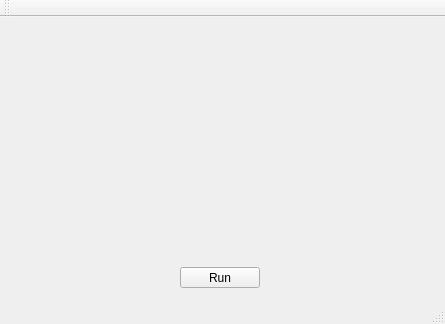
<?xml version="1.0" encoding="UTF-8"?>
<ui version="4.0">
 <class>ControlWindow</class>
 <widget class="QMainWindow" name="ControlWindow">
  <property name="geometry">
   <rect>
    <x>0</x>
    <y>0</y>
    <width>445</width>
    <height>324</height>
   </rect>
  </property>
  <property name="windowTitle">
   <string>ControlWindow</string>
  </property>
  <widget class="QWidget" name="centralWidget">
   <widget class="QPushButton" name="runButton">
    <property name="geometry">
     <rect>
      <x>180</x>
      <y>250</y>
      <width>80</width>
      <height>21</height>
     </rect>
    </property>
    <property name="text">
     <string>Run</string>
    </property>
   </widget>
  </widget>
  <widget class="QMenuBar" name="menuBar">
   <property name="geometry">
    <rect>
     <x>0</x>
     <y>0</y>
     <width>445</width>
     <height>17</height>
    </rect>
   </property>
  </widget>
  <widget class="QToolBar" name="mainToolBar">
   <attribute name="toolBarArea">
    <enum>TopToolBarArea</enum>
   </attribute>
   <attribute name="toolBarBreak">
    <bool>false</bool>
   </attribute>
  </widget>
  <widget class="QStatusBar" name="statusBar"/>
 </widget>
 <layoutdefault spacing="6" margin="11"/>
 <resources/>
 <connections/>
</ui>
